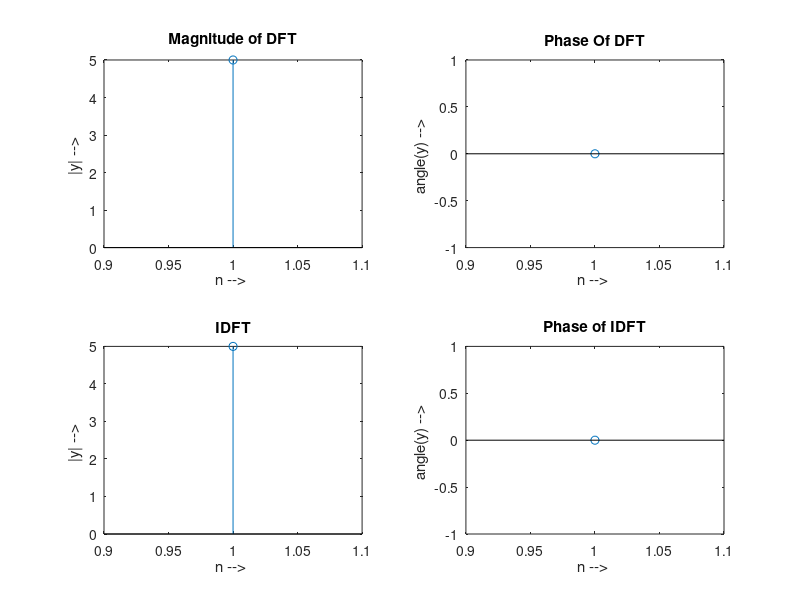

Recreate this plot in MATLAB.
clc
clear all
close all

x1 = input('Enter the values in xn ->')
N = length(x1)
y1=zeros(1,N)

for n = 0 : N-1
    for k = 0 : N-1
        y1(n+1) = y1(n+1) + (x1(k+1))*exp((-i*2*pi*k*n)/N)
    end
end

phase1 = angle(y1)
subplot(2, 2, 1)
stem(y1)
title('Magnitude of DFT')
xlabel('n --> ')
ylabel('|y| --> ')

subplot(2, 2, 2)
stem(phase1)
title('Phase Of DFT')
xlabel('n --> ')
ylabel('angle(y) --> ')


y2 = zeros(1,N)
for n = 0 : N-1
    for k = 0 : N-1
        y2(n+1) = y2(n+1) + (1/N)*(y1(k+1))*exp((i*2*pi*k*n)/N)
    end
end

phase2 = angle(y2)
subplot(2, 2, 3)
stem(y2)
title('IDFT')
xlabel('n --> ')
ylabel('|y| --> ')

subplot(2, 2, 4)
stem(phase2)
title('Phase of IDFT')
xlabel('n --> ')
ylabel('angle(y) --> ')
